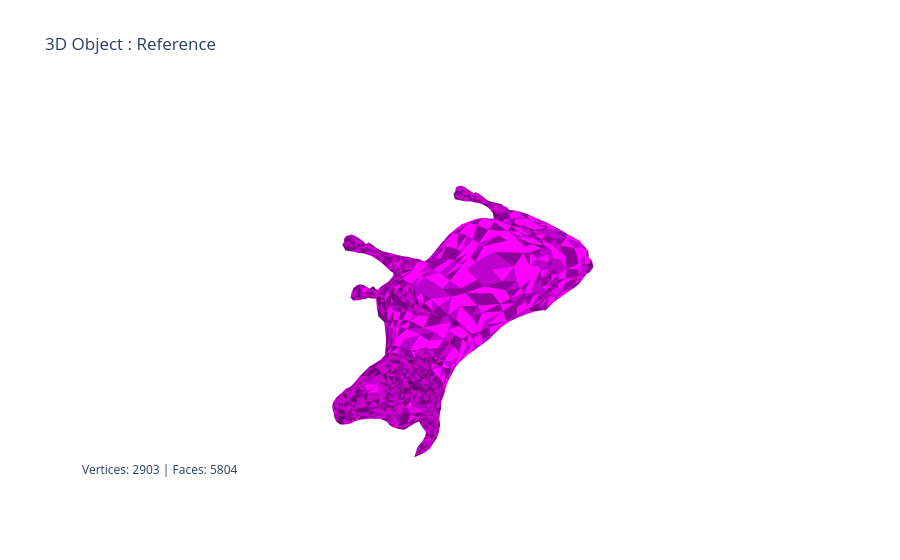
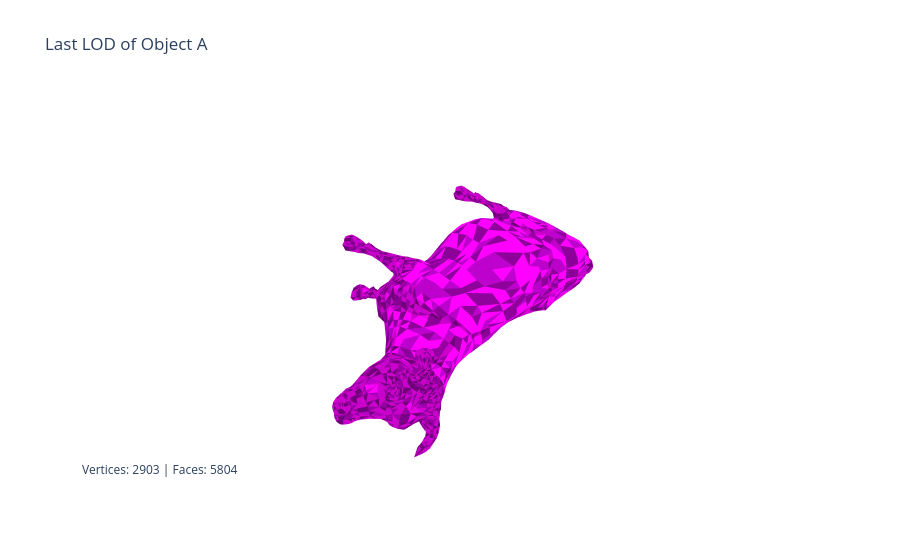
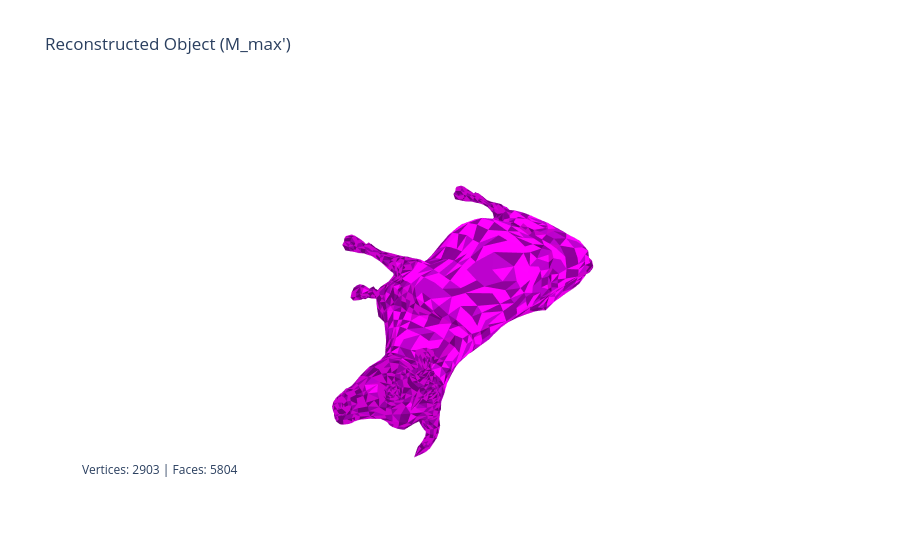

Write notebook code for charts like these, in order.
### Markdown cell above
## Loading model

### Code cell
from MeshObjects import * 
from obja.obja import Output 
import os 

# Parramètres 
obj_name = "cow" 
color = "#EA00FF"
compression_ratio = 0.4
nombre_steps = 10

# Paths
model_path = f"models/{obj_name}.obj"
export_dir = f"./export/{obj_name}"
os.makedirs(export_dir, exist_ok=True) 
obj_path = f"{export_dir}/{obj_name}.obj" 
obja_path = f"{export_dir}/{obj_name}_{nombre_steps}.obja"

# retirer les .obj existants


# Model Ref = M_max = M_n 
with open(model_path, 'r') as f: 
    objref = Object3D(f, "Reference") 
objref.Show(color) 
LODs = AObject3D(objref, "Object A") # M_max 

# Model compression to M_0 
LODs.compress(compression_ratio, nombre_steps)
LODs.show_last_lod(color) 
LODs.get_last_lod().export_as_obj(obj_name)

# Model decompression to M_max'
output = Output(open(obja_path, "w"))
M_max_prime = LODs.decompress(out = output) 
M_max_prime.Show(color, "Reconstructed Object (M_max')") 
M_max_prime.export_as_obj(obj_name)

### Figure 1 — Plotly figure (JSON) as saved in the notebook; plotly's stock layout.template omitted (floating-point values rounded to 4 significant figures; data arrays with more than 128 entries replaced by an {"elided": "..."} marker saying what was removed)
{"data": [{"facecolor": {"elided": "5804 str values"}, "flatshading": true, "i": {"elided": "5804 int values"}, "j": {"elided": "5804 int values"}, "k": {"elided": "5804 int values"}, "opacity": 1, "type": "mesh3d", "x": {"elided": "2903 float values"}, "y": {"elided": "2903 float values"}, "z": {"elided": "2903 float values"}}], "layout": {"annotations": [{"showarrow": false, "text": "Vertices: 2903 | Faces: 5804", "x": 0, "xref": "paper", "y": 0, "yref": "paper"}], "scene": {"xaxis": {"visible": false}, "yaxis": {"visible": false}, "zaxis": {"visible": false}}, "title": {"text": "3D Object : Reference"}}}

### Figure 2 — Plotly figure (JSON) as saved in the notebook; plotly's stock layout.template omitted (floating-point values rounded to 4 significant figures; data arrays with more than 128 entries replaced by an {"elided": "..."} marker saying what was removed)
{"data": [{"facecolor": {"elided": "5804 str values"}, "flatshading": true, "i": {"elided": "5804 int values"}, "j": {"elided": "5804 int values"}, "k": {"elided": "5804 int values"}, "opacity": 1, "type": "mesh3d", "x": {"elided": "2903 float values"}, "y": {"elided": "2903 float values"}, "z": {"elided": "2903 float values"}}], "layout": {"annotations": [{"showarrow": false, "text": "Vertices: 2903 | Faces: 5804", "x": 0, "xref": "paper", "y": 0, "yref": "paper"}], "scene": {"xaxis": {"visible": false}, "yaxis": {"visible": false}, "zaxis": {"visible": false}}, "title": {"text": "Last LOD of Object A"}}}

### Figure 3 — Plotly figure (JSON) as saved in the notebook; plotly's stock layout.template omitted (floating-point values rounded to 4 significant figures; data arrays with more than 128 entries replaced by an {"elided": "..."} marker saying what was removed)
{"data": [{"facecolor": {"elided": "5804 str values"}, "flatshading": true, "i": {"elided": "5804 int values"}, "j": {"elided": "5804 int values"}, "k": {"elided": "5804 int values"}, "opacity": 1, "type": "mesh3d", "x": {"elided": "2903 float values"}, "y": {"elided": "2903 float values"}, "z": {"elided": "2903 float values"}}], "layout": {"annotations": [{"showarrow": false, "text": "Vertices: 2903 | Faces: 5804", "x": 0, "xref": "paper", "y": 0, "yref": "paper"}], "scene": {"xaxis": {"visible": false}, "yaxis": {"visible": false}, "zaxis": {"visible": false}}, "title": {"text": "Reconstructed Object (M_max')"}}}
